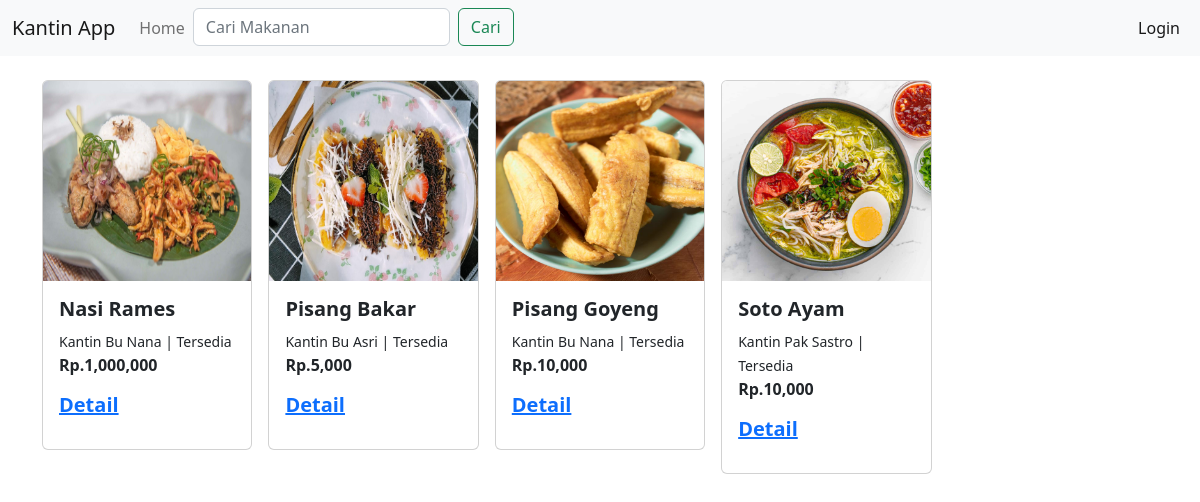
The page / on the database its author committed.
### makanan/models.py (models this page shows, shortened)
class Makanan (models.Model):
    nama = models.CharField(max_length=250)
    harga = models.IntegerField()
    gambar = models.ImageField(upload_to='makanan/images/')
    stok = models.IntegerField()
    kantin = models.ForeignKey(Kantin,on_delete=models.CASCADE)
    Tersedia = (
        ('1', 'Tersedia'),
        ('0', 'Tidak Tersedia')
    )
    tersedia = models.CharField(max_length=1, choices=Tersedia)

class Kantin (models.Model):
    nama = models.CharField(max_length=250)
    phone_regex = RegexValidator(regex=r'^\+?1?\d{9,15}$',message = "min 8 digit")
    telpon = models.CharField(validators=[phone_regex], max_length=15, blank=True)

### makanan/views.py (the view)
# urls.py: 2. Add a URL to urlpatterns:  path('', views.home, name='home')
def home(request) :
    searchMakanan = request.GET.get('nama')
    if searchMakanan :
        makanans = Makanan.objects.filter(nama__icontains = searchMakanan)
    else:
        makanans = Makanan.objects.all()
    return render(request, 'home.html', {'searchMakanan' : searchMakanan, 'makanans' : makanans})

### makanan/template/home.html (shortened to what this page needs)
{% extends 'navbar.html' %}
{% load humanize %}
{% block content %}
<html lang="en">
<head>
<link href="https://cdn.jsdelivr.net/npm/bootstrap@5.2.3/dist/css/bootstrap.min.css" rel="stylesheet">
</head>
<body>
        <br/>
        <div class="row row-cols-2 row-cols-lg-5 g-2 g-lg-3">
            {% for makanan in makanans %}
                <div class="col">
                    <div class="card" >
                        <img alt="" class="card-img-top" src="{{ makanan.gambar.url }}" height = "200px" />
                        <div class="card-body">
                            <h5 class="card-title fw-bold">{{ makanan.nama }}</h5>
                            <small>{{ makanan.kantin.nama }} | {{ makanan.get_tersedia_display }}</small>
                            <p class="card-text fw-bold">
                                Rp.{{ makanan.harga|intcomma }}
                                <a href="{% url 'detail' makanan.id %}">
                                    <h5 class="card-title fw-bold">Detail</h5>
                                </a>
                            </p>
                        </div>
                    </div>
                </div>
            {% endfor %}
        </div>
    </div>
</body>
</html>
{% endblock content %}

### makanan/template/navbar.html (shortened to what this page needs)
<!DOCTYPE html>
<html>
<head>
    <link href="https://cdn.jsdelivr.net/npm/bootstrap@5.2.3/dist/css/bootstrap.min.css" rel="stylesheet"/>
</head>
<body>
    <nav class="navbar navbar-expand-lg bg-light">
        <div class="container-fluid">
            <a class="navbar-brand" href="{% url 'home' %}">Kantin App</a>
            <div class="collapse navbar-collapse" id="navbarSupportedContent">
                <ul class="navbar-nav me-auto mb-2 mb-lg-0">
                    <li class="nav-item">
                        <a class="nav-link" href="{% url 'home' %}">Home</a>
                    </li>
                    <li class="nav-item">
                        <form class="d-flex" role="search">
                            <input class="form-control me-2" type="text" placeholder="Cari Makanan" aria-label="Search" name="nama">
                            <button class="btn btn-outline-success" type="submit">Cari</button>
                        </form>
                    </li>
                </ul>
                <ul class="navbar-nav mb-2 mb-lg-0 d-flex">
                    <li class="nav-item d-flex justify-content-end">
                        <a class="nav-link active" aria-current="page" href="{% url 'admin:index' %}">Login</a>
                    </li>
                </ul>
            </div>
        </div>
    </nav>
    <div class="container">
        {% block content %}
        {% endblock content %}
</body>
</html>

### rows shown on the page
Makanan: gambar (picture), nama "Nasi Rames", kantin.nama "Kantin Bu Nana", tersedia "Tersedia", harga "1,000,000"
Makanan: gambar (picture), nama "Pisang Bakar", kantin.nama "Kantin Bu Asri", tersedia "Tersedia", harga "5,000"
Makanan: gambar (picture), nama "Pisang Goyeng", kantin.nama "Kantin Bu Nana", tersedia "Tersedia", harga "10,000"
Makanan: gambar (picture), nama "Soto Ayam", kantin.nama "Kantin Pak Sastro", tersedia "Tersedia", harga "10,000"
